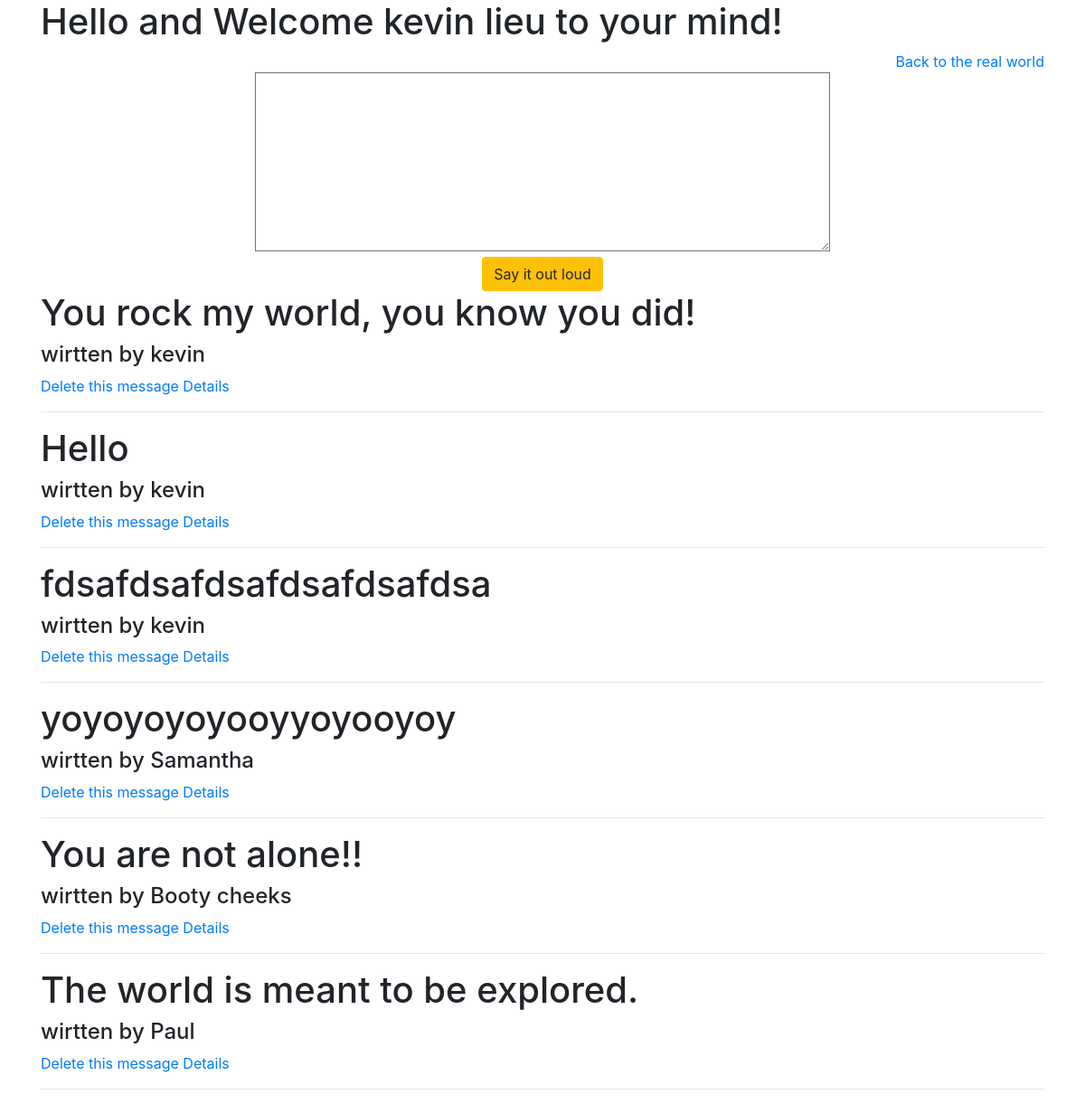
Page /dash (signed in) on the committed database.
### Retake_app/models.py (models this page shows)
class User (models.Model):
    first_name = models.CharField(max_length = 45)
    last_name = models.CharField(max_length = 45)
    email = models.CharField(max_length = 50)
    password = models.CharField(max_length = 50)
    created_at = models.DateTimeField(auto_now_add=True)
    updated_at = models.DateTimeField(auto_now=True)
    objects = UserManager()

class Thought(models.Model):
    thought_con = models.TextField()
    created_at = models.DateTimeField(auto_now_add=True)
    updated_at = models.DateTimeField(auto_now=True)
    objects = ThoughtManager()
    user = models.ForeignKey(User, related_name="thoughts", on_delete = models.CASCADE)
    likes = models.ManyToManyField( User, related_name='liked_thots')

### Retake_app/views.py (the view)
# urls.py: path('dash', views.dash),
def dash(request):
    user_id = request.session['user_id']
    user = User.objects.get(id=user_id)
    context = {
        'all_thought' : Thought.objects.all(),
        'user' : user
    }
    return render(request, 'Dash.html' , context)

### Retake_app/templates/Dash.html (shortened to what this page needs)
<!DOCTYPE html>
<html lang="en">
<head>
    <link rel="stylesheet" href="https://stackpath.bootstrapcdn.com/bootstrap/4.4.1/css/bootstrap.min.css">
</head>
<body>
    <div class="container">
        <h1>Hello and Welcome {{user.first_name}} {{user.last_name}} to your mind!</h1>
        <a href="/logout" class="float-right">Back to the real world</a>
        <br>
        <form action="createThought" method="POST" class="text-center">
            <textarea name="thought_con" class="border border-secondary " id="thought_con" cols="60" rows="8"></textarea>
            <br>
            <input class="btn btn-warning" type="submit" value="Say it out loud">
        </form>
        <div class="thought wall ">
            {% for thought in all_thought  %}
                <h1>{{thought.thought_con}}</h1>
                {% if thought_con.user.id == request.session.user_id %}
                {% else %}
                    <h4>wirtten by {{thought.user.first_name}}</h4>
                    {% endif %}
                    <a href="/viewThought/{{thought.id}}">Delete this message</a>
                <a href="viewThought/{{thought.id}}">Details</a>
                <hr>
            {% endfor %}
        </div>
    </div>
</body>
</html>

### rows in the picture
User: first_name "kevin", last_name "lieu"
Thought: thought_con "You rock my world, you know you did!", user.first_name "kevin"
Thought: thought_con "Hello", user.first_name "kevin"
Thought: thought_con "fdsafdsafdsafdsafdsafdsa", user.first_name "kevin"
Thought: thought_con "yoyoyoyoyooyyoyooyoy", user.first_name "Samantha"
Thought: thought_con "You are not alone!!", user.first_name "Booty cheeks"
Thought: thought_con "The world is meant to be explored.", user.first_name "Paul"
